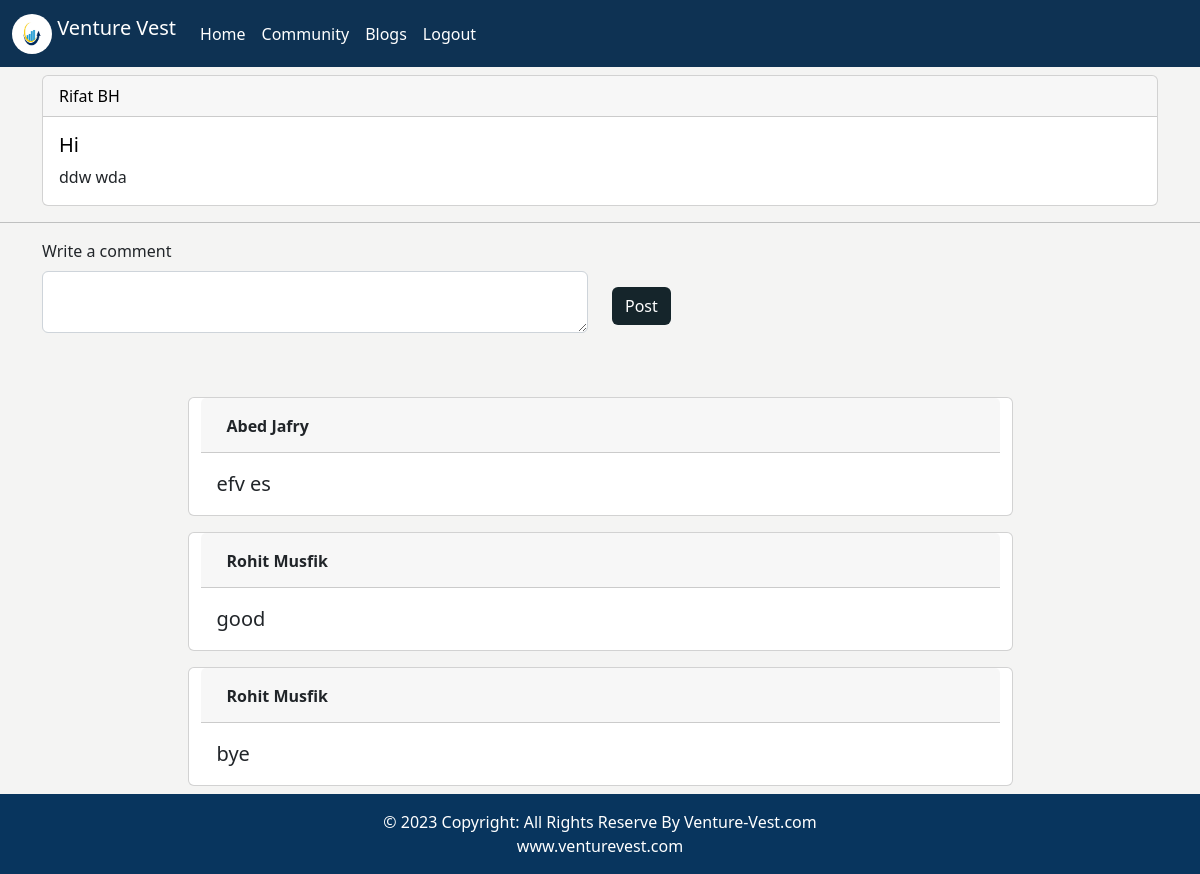
/community/post-details/5, run on an earlier commit of the app's database.
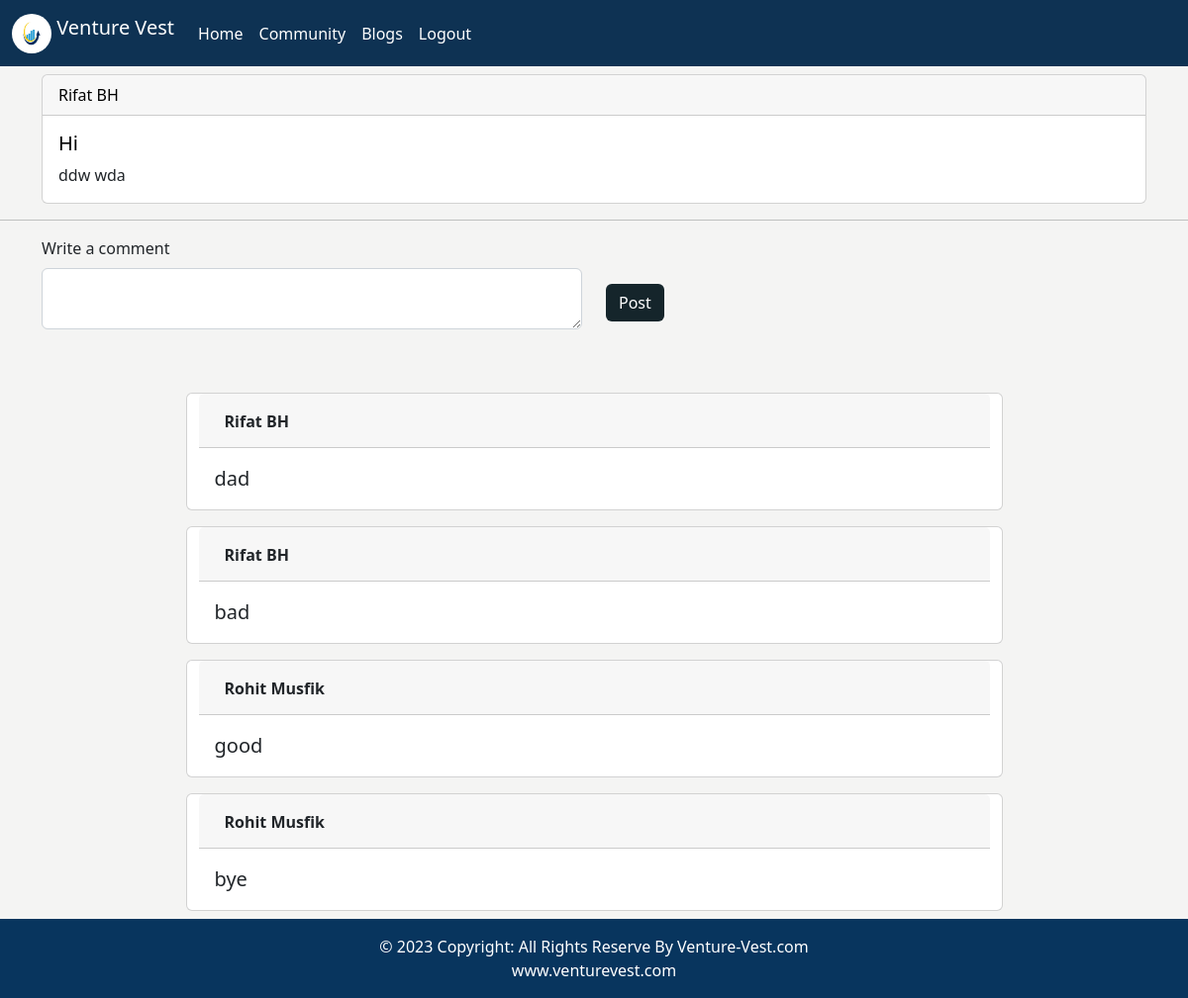
And on a later commit of the database.
### community/models.py (models this page shows)
class CommunityPost(models.Model):
    post_by = models.ForeignKey(Auts,blank = True, null = True, on_delete= models.CASCADE,related_name='post_by')
    post_date = models.DateTimeField(default=datetime.now())
    post_title = models.CharField(max_length=100)
    post_des = models.CharField(max_length=1000)

class CommunityComment(models.Model):
    post_id = models.ForeignKey(CommunityPost,blank = True, null = True, on_delete= models.CASCADE,related_name='post_id')
    comment_by = models.ForeignKey(Auts,blank = True, null = True, on_delete= models.CASCADE,related_name='comment_by')
    comment = models.CharField(max_length=500)
    comment_date = models.DateTimeField(default=datetime.now())

### auths/models.py (models this page shows)
class Auts(models.Model):
    user_name = models.CharField(max_length=35)
    password = models.CharField(max_length=35)
    catagory = models.CharField(max_length=10)
    full_name = models.CharField(max_length=35)
    email = models.EmailField(max_length=35)

### community/views.py (the view)
# urls.py: path('post-details/<post_id>', views.posts_des, name="post_details"),
def posts_des(request,post_id):
    post_ditls = CommunityPost.objects.get(id = post_id)
    all_comment = CommunityComment.objects.filter(post_id = post_id).order_by("-comment_date")
    post_data ={
        'post' : post_ditls,
        'comment' : all_comment,
    }
    return render(request,"post_details.html",post_data)

### template/post_details.html (shortened to what this page needs)
{% extends 'base.html' %}
{% block contant %}
<div class="container">
    <div class="card my-2">
        <div class="card-header">
            <a href="#">{{post.post_by.full_name}}</a>
        </div>
        <div class="card-body">
            <h5 class="card-title"><a href="">{{post.post_title}}</a></h5>
            <p class="card-text">{{post.post_des}}</p>
        </div>
    </div>
</div>
<hr>
<div class="container">
    <div class="row">
        <div class="container">
            <form action="/community/post-comment/{{post.id}}/" method="post">
                <div class="row">
                    <div class="col">
                        <label for="exampleFormControlTextarea1" class="form-label">Write a comment</label>
                        <textarea class="form-control" name="comment" id="exampleFormControlTextarea1"
                            rows="2"></textarea>
                    </div>
                    <div class="col">
                        <input type="submit" name="post_comment" value="Post" class="btn mt-5"
                            style="background-color: #15252B; color :white">
                    </div>
                </div>
            </form>
        </div>
    </div>
    <br>
    <br>
    <div class="row">
        <div class="container">
            {% for cmnt in comment  %}
            <div class="row m-2">
                <div class="card mt-2 w-75 m-auto">
                    <div class="card-header" style="display:inline-flex; height:55px">
                        <p style="padding: 8px 10px; font-size:16px"><b>{{cmnt.comment_by.full_name}}</b></p>
                    </div>
                    <div class="card-body">
                        <blockquote class="blockquote mb-0">
                            <p>
                                {{cmnt.comment}}
                            </p>
                        </blockquote>
                    </div>
                </div>
            </div>
            {% endfor %}
        </div>
    </div>
</div>
{% endblock %}

### template/base.html (shortened to what this page needs)
<!DOCTYPE html>
<html lang="en">
<head>
  <link href="https://cdn.jsdelivr.net/npm/bootstrap@5.2.3/dist/css/bootstrap.min.css" rel="stylesheet"
>
  <link rel="stylesheet" href="https://cdnjs.cloudflare.com/ajax/libs/font-awesome/6.4.0/css/all.min.css"
 />
</head>
<body>
  <nav class="navbar navbar-expand-lg" style="background-color: #0e3253;" id="home">
    <div class="container-fluid">
      <a class="navbar-brand" href="#" style="color: white;">
        <img src="/static/a735187fbe0b6411fa837984bbef50d7.jpg" alt="Logo" width="40" height="40"
          class="align-text-top" style="border-radius: 50%;">
          Venture Vest
      </a>
      <div class="collapse navbar-collapse" id="navbarSupportedContent">
        <ul class="navbar-nav me-auto mb-2 mb-lg-0 col align-self-end">
          {% if request.session.catagory == 'startup' %}
          <li class="nav-item">
            <a class="nav-link" aria-current="page" href="/startup/home/">Home</a>
          </li>
          {% elif request.session.catagory == 'investor' %}
          <li class="nav-item">
            <a class="nav-link" aria-current="page" href="/investor/home/">Home</a>
          </li>
          {% else %}
          <li class="nav-item">
            <a class="nav-link" aria-current="page" href="/adminControl/home/">Home</a>
          </li>
          {% endif %}
          <li class="nav-item">
            <a class="nav-link" href="/community/posts">Community</a>
          </li>
          <li class="nav-item">
            <a href="/blogs/blogList" class="nav-link">Blogs</a>
          </li>
          <li class="nav-item">
            <a href="/logout/signout/" class="nav-link">Logout</a>
          </li>
        </ul>
      </div>
    </div>
  </nav>
  {% block contant %}
  {% endblock %}
  <footer class="text-center text-white" style="background-color: #0a4275;">
    <div class="text-center p-3" style="background-color: rgba(0, 0, 0, 0.2);">
      © 2023 Copyright: All Rights Reserve By Venture-Vest.com <br>
      <a class="text-white" href="#">www.venturevest.com</a>
    </div>
  </footer>
</body>
</html>

### template/base.html (style rules this page uses)
.nav-link { color: white; }
body { background-color: rgba(231, 231, 229, 0.425); }
a { text-decoration: none; color: black; font-weight: 500; }

What changed in the data, as far as the page shows it:
removed CommunityComment: comment_by.full_name "Abed Jafry", comment "efv es"
added CommunityComment: comment_by.full_name "Rifat BH", comment "dad"
added CommunityComment: comment_by.full_name "Rifat BH", comment "bad"
